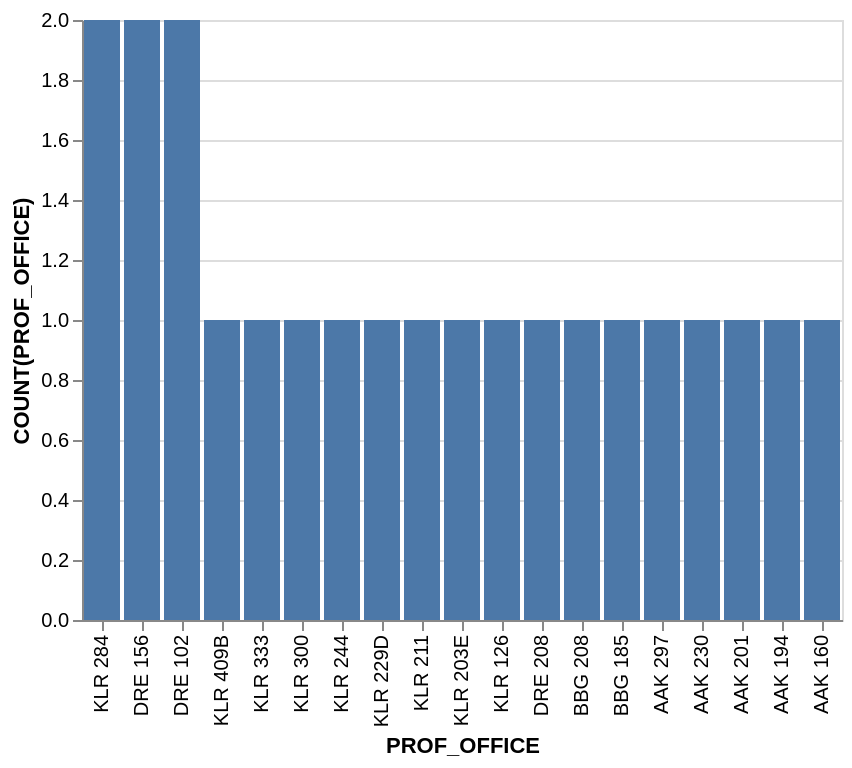

The specification (Vega-Lite) saved for this image:
### Vega-Lite specification from a JSON file in a GitHub repository (floating-point values rounded to 4 significant figures)
{"data": {"values": [{"x_data": "KLR 284", "y_data": 2}, {"x_data": "DRE 156", "y_data": 2}, {"x_data": "DRE 102", "y_data": 2}, {"x_data": "KLR 409B", "y_data": 1}, {"x_data": "KLR 333", "y_data": 1}, {"x_data": "KLR 300", "y_data": 1}, {"x_data": "KLR 244", "y_data": 1}, {"x_data": "KLR 229D", "y_data": 1}, {"x_data": "KLR 211", "y_data": 1}, {"x_data": "KLR 203E", "y_data": 1}, {"x_data": "KLR 126", "y_data": 1}, {"x_data": "DRE 208", "y_data": 1}, {"x_data": "BBG 208", "y_data": 1}, {"x_data": "BBG 185", "y_data": 1}, {"x_data": "AAK 297", "y_data": 1}, {"x_data": "AAK 230", "y_data": 1}, {"x_data": "AAK 201", "y_data": 1}, {"x_data": "AAK 194", "y_data": 1}, {"x_data": "AAK 160", "y_data": 1}]}, "mark": "bar", "encoding": {"x": {"field": "x_data", "type": "nominal", "title": "PROF_OFFICE", "sort": {"op": "sum", "field": "y_data", "order": "descending"}}, "y": {"field": "y_data", "type": "quantitative", "title": "COUNT(PROF_OFFICE)"}}}
